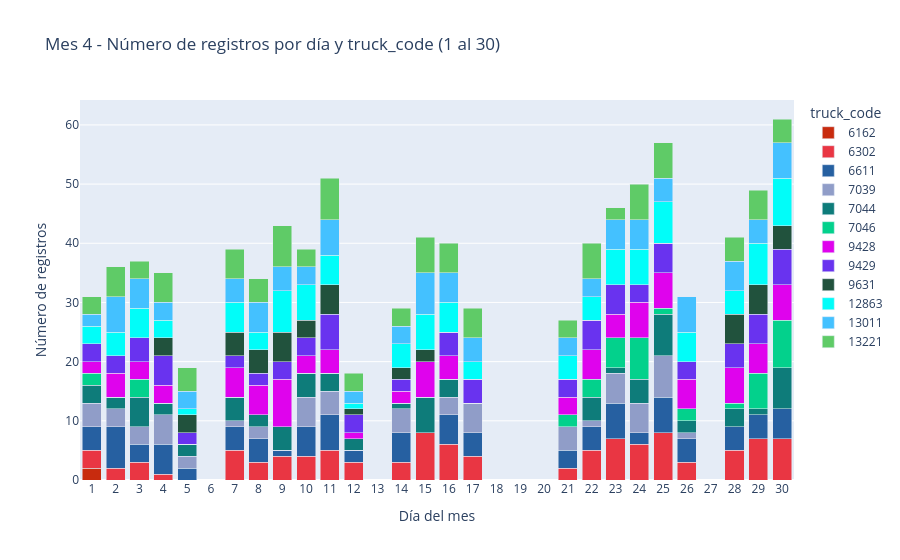

Notebook source saved alongside this figure:
### Code cell
# Histograma (barras) del mes 4: número de registros por día
df_mes_4 = df.loc[df["mes"] == 4].copy()
# Conteo por truck_code en mes 4
conteo_por_camion_mes_4 = (
    df_mes_4["truck_code"]
    .value_counts(dropna=False)
    .sort_index()
)

# Si no existe px (por orden de ejecución), importarlo
if "px" not in globals():
    import plotly.express as px

# Conteo por día y truck_code (apilado) para abril (1..30)
registros_por_dia_truck_mes_4 = (
    df_mes_4.groupby(["u_day", "truck_code"])
    .size()
    .unstack(fill_value=0)
    .reindex(range(1, 31), fill_value=0)
)

# Colores consistentes con meses anteriores; fallback determinístico si aparece un truck nuevo
truck_ids_mes_4 = registros_por_dia_truck_mes_4.columns.tolist()
colores_por_truck_mes_4 = {
    t: colores_por_truck.get(
        t,
        f"#{(int(pd.util.hash_pandas_object(pd.Index([t]), index=False).iloc[0]) & 0xFFFFFF):06x}"
    )
    for t in truck_ids_mes_4
}

# Formato largo para Plotly
plot_data_mes_4 = (
    registros_por_dia_truck_mes_4
    .reset_index(names="u_day")
    .melt(id_vars="u_day", var_name="truck_code", value_name="conteo")
)

fig_mes_4 = px.bar(
    plot_data_mes_4,
    x="u_day",
    y="conteo",
    color="truck_code",
    title="Mes 4 - Número de registros por día y truck_code (1 al 30)",
    labels={"u_day": "Día del mes", "conteo": "Número de registros", "truck_code": "truck_code"},
    color_discrete_map=colores_por_truck_mes_4
)

fig_mes_4.update_layout(
    barmode="stack",
    xaxis=dict(tickmode="linear", dtick=1),
    legend_title_text="truck_code"
)

fig_mes_4.update_traces(
    hovertemplate="Día %{x}<br>truck_code=%{fullData.name}<br>Conteo=%{y}<extra></extra>"
)

fig_mes_4.show()

print("Conteo por camión (mes 4):")
display(conteo_por_camion_mes_4)
registros_por_dia_mes_4 = (
    df_mes_4["u_day"]
    .value_counts()
    .sort_index()
)

print(f"Total de registros en mes 4: {len(df_mes_4)}")
display(registros_por_dia_mes_4)

### Figure 1 — Plotly figure (JSON) as saved in the notebook; plotly's stock layout.template omitted (floating-point values rounded to 4 significant figures)
{"data": [{"hovertemplate": "Día %{x}<br>truck_code=%{fullData.name}<br>Conteo=%{y}<extra></extra>", "legendgroup": "6162", "marker": {"color": "#c82b0e", "pattern": {"shape": ""}}, "name": "6162", "orientation": "v", "showlegend": true, "textposition": "auto", "type": "bar", "x": [1, 2, 3, 4, 5, 6, 7, 8, 9, 10, 11, 12, 13, 14, 15, 16, 17, 18, 19, 20, 21, 22, 23, 24, 25, 26, 27, 28, 29, 30], "xaxis": "x", "y": [2, 0, 0, 0, 0, 0, 0, 0, 0, 0, 0, 0, 0, 0, 0, 0, 0, 0, 0, 0, 0, 0, 0, 0, 0, 0, 0, 0, 0, 0], "yaxis": "y"}, {"hovertemplate": "Día %{x}<br>truck_code=%{fullData.name}<br>Conteo=%{y}<extra></extra>", "legendgroup": "6302", "marker": {"color": "#e93643", "pattern": {"shape": ""}}, "name": "6302", "orientation": "v", "showlegend": true, "textposition": "auto", "type": "bar", "x": [1, 2, 3, 4, 5, 6, 7, 8, 9, 10, 11, 12, 13, 14, 15, 16, 17, 18, 19, 20, 21, 22, 23, 24, 25, 26, 27, 28, 29, 30], "xaxis": "x", "y": [3, 2, 3, 1, 0, 0, 5, 3, 4, 4, 5, 3, 0, 3, 8, 6, 4, 0, 0, 0, 2, 5, 7, 6, 8, 3, 0, 5, 7, 7], "yaxis": "y"}, {"hovertemplate": "Día %{x}<br>truck_code=%{fullData.name}<br>Conteo=%{y}<extra></extra>", "legendgroup": "6611", "marker": {"color": "#2660a1", "pattern": {"shape": ""}}, "name": "6611", "orientation": "v", "showlegend": true, "textposition": "auto", "type": "bar", "x": [1, 2, 3, 4, 5, 6, 7, 8, 9, 10, 11, 12, 13, 14, 15, 16, 17, 18, 19, 20, 21, 22, 23, 24, 25, 26, 27, 28, 29, 30], "xaxis": "x", "y": [4, 7, 3, 5, 2, 0, 4, 4, 1, 5, 6, 2, 0, 5, 0, 5, 4, 0, 0, 0, 3, 4, 6, 2, 6, 4, 0, 4, 4, 5], "yaxis": "y"}, {"hovertemplate": "Día %{x}<br>truck_code=%{fullData.name}<br>Conteo=%{y}<extra></extra>", "legendgroup": "7039", "marker": {"color": "#909dc8", "pattern": {"shape": ""}}, "name": "7039", "orientation": "v", "showlegend": true, "textposition": "auto", "type": "bar", "x": [1, 2, 3, 4, 5, 6, 7, 8, 9, 10, 11, 12, 13, 14, 15, 16, 17, 18, 19, 20, 21, 22, 23, 24, 25, 26, 27, 28, 29, 30], "xaxis": "x", "y": [4, 3, 3, 5, 2, 0, 1, 2, 0, 5, 4, 0, 0, 4, 0, 3, 5, 0, 0, 0, 4, 1, 5, 5, 7, 1, 0, 0, 0, 0], "yaxis": "y"}, {"hovertemplate": "Día %{x}<br>truck_code=%{fullData.name}<br>Conteo=%{y}<extra></extra>", "legendgroup": "7044", "marker": {"color": "#0e7c7a", "pattern": {"shape": ""}}, "name": "7044", "orientation": "v", "showlegend": true, "textposition": "auto", "type": "bar", "x": [1, 2, 3, 4, 5, 6, 7, 8, 9, 10, 11, 12, 13, 14, 15, 16, 17, 18, 19, 20, 21, 22, 23, 24, 25, 26, 27, 28, 29, 30], "xaxis": "x", "y": [3, 2, 5, 2, 2, 0, 4, 2, 4, 4, 3, 2, 0, 1, 6, 3, 0, 0, 0, 0, 0, 4, 1, 4, 7, 2, 0, 3, 1, 7], "yaxis": "y"}, {"hovertemplate": "Día %{x}<br>truck_code=%{fullData.name}<br>Conteo=%{y}<extra></extra>", "legendgroup": "7046", "marker": {"color": "#03d18c", "pattern": {"shape": ""}}, "name": "7046", "orientation": "v", "showlegend": true, "textposition": "auto", "type": "bar", "x": [1, 2, 3, 4, 5, 6, 7, 8, 9, 10, 11, 12, 13, 14, 15, 16, 17, 18, 19, 20, 21, 22, 23, 24, 25, 26, 27, 28, 29, 30], "xaxis": "x", "y": [2, 0, 3, 0, 0, 0, 0, 0, 0, 0, 0, 0, 0, 0, 0, 0, 0, 0, 0, 0, 2, 3, 5, 7, 1, 2, 0, 1, 6, 8], "yaxis": "y"}, {"hovertemplate": "Día %{x}<br>truck_code=%{fullData.name}<br>Conteo=%{y}<extra></extra>", "legendgroup": "9428", "marker": {"color": "#df03ed", "pattern": {"shape": ""}}, "name": "9428", "orientation": "v", "showlegend": true, "textposition": "auto", "type": "bar", "x": [1, 2, 3, 4, 5, 6, 7, 8, 9, 10, 11, 12, 13, 14, 15, 16, 17, 18, 19, 20, 21, 22, 23, 24, 25, 26, 27, 28, 29, 30], "xaxis": "x", "y": [2, 4, 3, 3, 0, 0, 5, 5, 8, 3, 4, 1, 0, 2, 6, 4, 0, 0, 0, 0, 3, 5, 4, 6, 6, 5, 0, 6, 5, 6], "yaxis": "y"}, {"hovertemplate": "Día %{x}<br>truck_code=%{fullData.name}<br>Conteo=%{y}<extra></extra>", "legendgroup": "9429", "marker": {"color": "#6933ef", "pattern": {"shape": ""}}, "name": "9429", "orientation": "v", "showlegend": true, "textposition": "auto", "type": "bar", "x": [1, 2, 3, 4, 5, 6, 7, 8, 9, 10, 11, 12, 13, 14, 15, 16, 17, 18, 19, 20, 21, 22, 23, 24, 25, 26, 27, 28, 29, 30], "xaxis": "x", "y": [3, 3, 4, 5, 2, 0, 2, 2, 3, 3, 6, 3, 0, 2, 0, 4, 4, 0, 0, 0, 3, 5, 5, 3, 5, 3, 0, 4, 5, 6], "yaxis": "y"}, {"hovertemplate": "Día %{x}<br>truck_code=%{fullData.name}<br>Conteo=%{y}<extra></extra>", "legendgroup": "9631", "marker": {"color": "#21523d", "pattern": {"shape": ""}}, "name": "9631", "orientation": "v", "showlegend": true, "textposition": "auto", "type": "bar", "x": [1, 2, 3, 4, 5, 6, 7, 8, 9, 10, 11, 12, 13, 14, 15, 16, 17, 18, 19, 20, 21, 22, 23, 24, 25, 26, 27, 28, 29, 30], "xaxis": "x", "y": [0, 0, 0, 3, 3, 0, 4, 4, 5, 3, 5, 1, 0, 2, 2, 0, 0, 0, 0, 0, 0, 0, 0, 0, 0, 0, 0, 5, 5, 4], "yaxis": "y"}, {"hovertemplate": "Día %{x}<br>truck_code=%{fullData.name}<br>Conteo=%{y}<extra></extra>", "legendgroup": "12863", "marker": {"color": "#01fdf9", "pattern": {"shape": ""}}, "name": "12863", "orientation": "v", "showlegend": true, "textposition": "auto", "type": "bar", "x": [1, 2, 3, 4, 5, 6, 7, 8, 9, 10, 11, 12, 13, 14, 15, 16, 17, 18, 19, 20, 21, 22, 23, 24, 25, 26, 27, 28, 29, 30], "xaxis": "x", "y": [3, 4, 5, 3, 1, 0, 5, 3, 7, 6, 5, 1, 0, 4, 6, 5, 3, 0, 0, 0, 4, 4, 6, 6, 7, 5, 0, 4, 7, 8], "yaxis": "y"}, {"hovertemplate": "Día %{x}<br>truck_code=%{fullData.name}<br>Conteo=%{y}<extra></extra>", "legendgroup": "13011", "marker": {"color": "#44c1ff", "pattern": {"shape": ""}}, "name": "13011", "orientation": "v", "showlegend": true, "textposition": "auto", "type": "bar", "x": [1, 2, 3, 4, 5, 6, 7, 8, 9, 10, 11, 12, 13, 14, 15, 16, 17, 18, 19, 20, 21, 22, 23, 24, 25, 26, 27, 28, 29, 30], "xaxis": "x", "y": [2, 6, 5, 3, 3, 0, 4, 5, 4, 3, 6, 2, 0, 3, 7, 5, 4, 0, 0, 0, 3, 3, 5, 5, 4, 6, 0, 5, 4, 6], "yaxis": "y"}, {"hovertemplate": "Día %{x}<br>truck_code=%{fullData.name}<br>Conteo=%{y}<extra></extra>", "legendgroup": "13221", "marker": {"color": "#5fcb67", "pattern": {"shape": ""}}, "name": "13221", "orientation": "v", "showlegend": true, "textposition": "auto", "type": "bar", "x": [1, 2, 3, 4, 5, 6, 7, 8, 9, 10, 11, 12, 13, 14, 15, 16, 17, 18, 19, 20, 21, 22, 23, 24, 25, 26, 27, 28, 29, 30], "xaxis": "x", "y": [3, 5, 3, 5, 4, 0, 5, 4, 7, 3, 7, 3, 0, 3, 6, 5, 5, 0, 0, 0, 3, 6, 2, 6, 6, 0, 0, 4, 5, 4], "yaxis": "y"}], "layout": {"barmode": "stack", "legend": {"title": {"text": "truck_code"}, "tracegroupgap": 0}, "title": {"text": "Mes 4 - Número de registros por día y truck_code (1 al 30)"}, "xaxis": {"anchor": "y", "domain": [0, 1], "dtick": 1, "tickmode": "linear", "title": {"text": "Día del mes"}}, "yaxis": {"anchor": "x", "domain": [0, 1], "title": {"text": "Número de registros"}}}}
